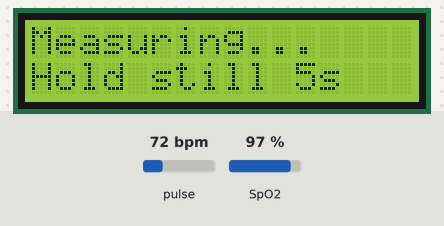
Recording of a sketch running on a simulated ESP32. On the bench: 16×2 character LCD. Inputs (shaded band) come from the test bench; at power-on: pulse 72 bpm, SpO2 97 %. Nothing arrives over Bluetooth unless stated; a phone connects over Bluetooth LE 3 s after start; what the sketch prints to the serial monitor is not drawn.

Above: at 1.2 s.
1.3 s: pulse set to 42 bpm
At 5.6 s:
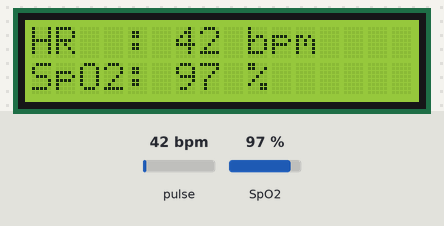
5.8 s: SpO2 set to 80 %
At 6.7 s:
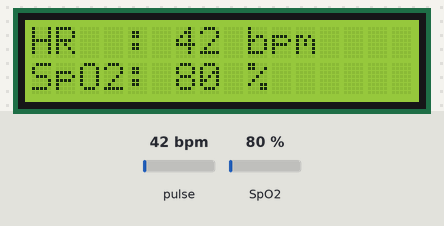
7.6 s: pulse set to 70 bpm
At 9.3 s:
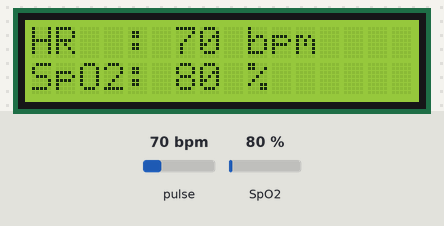
9.6 s: SpO2 set to 85 %
At 10.9 s:
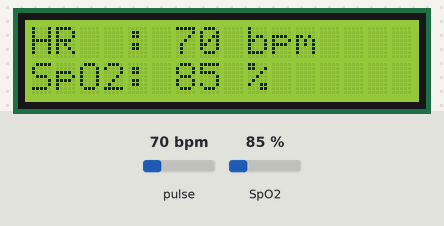
Timing chart, 0 to 12.6 s (numbered marks = the images above; inputs shaded):
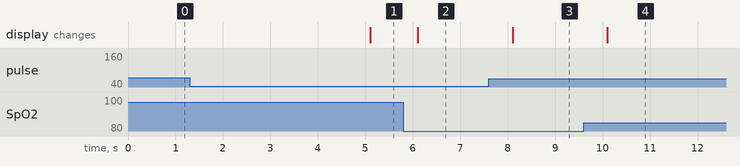

Measured:
- after the input at 1.3 s, the display: changes after 3.8 s (image 1)
- after the input at 5.8 s, the display: changes after 0.30 s (image 2)
- after the input at 7.6 s, the display: changes after 0.50 s (image 3)
- after the input at 9.6 s, the display: changes after 0.50 s (image 4)

The sketch:

MAX30102_LCD.ino
```cpp
// ESP32 + GY-MAX30102 + LCD1602(パラレル接続)
// 心拍数(HR)と血中酸素飽和度(SpO2)をLCDに表示し、BLEで送信する
//
// 【配線】
//   MAX30102: VIN->3.3V, GND->GND, SDA->GPIO21, SCL->GPIO22
//   LCD     : RS->GPIO32, E->GPIO33, D4->GPIO25, D5->GPIO26, D6->GPIO27, D7->GPIO14
//             VDD->5V(VIN), VSS->GND, R/W->GND, VO->可変抵抗中央, A->5V(220Ω), K->GND
//
// 【必要ライブラリ】(ライブラリマネージャからインストール)
//   - SparkFun MAX3010x Pulse and Proximity Sensor Library
//   ※LiquidCrystal / BLE(ESP32) は標準搭載なのでインストール不要
//
// 【BLE】Web Bluetooth 対応のWebアプリ(バイタル入力フォーム)へ HR/SpO2 を通知する。
//   - デバイス名: NursingVitals-<DEVICE_NO>   (複数台使う場合は DEVICE_NO を機器ごとに変える)
//   - 有効な値だけを JSON で notify する:  {"hr":72,"spo2":98} / {"hr":72} / {}
//     → 取得できなかった項目はキー自体を出さない = Web側でフォームを更新しない
//
// ※学習用の電子工作です。医療目的には使えません。

#include <Wire.h>               // I2C通信(MAX30102用)
#include "MAX30105.h"           // センサードライバ(MAX30102も共通)
#include "spo2_algorithm.h"     // HR/SpO2計算アルゴリズム(上記ライブラリに同梱)
#include <LiquidCrystal.h>      // LCDパラレル制御(標準ライブラリ)

#include <BLEDevice.h>          // BLE(ESP32標準)
#include <BLEServer.h>
#include <BLEUtils.h>
#include <BLE2902.h>

// 複数台運用時はこの番号を機器ごとに変える (例: "01", "02", ...)
#define DEVICE_NO "01"

// GATT サービス/特性 UUID (Web側 lib/bluetooth-vitals.ts と一致させること・全機共通)
#define SERVICE_UUID        "4b2de81d-c9d1-4e5a-9b7f-2a6c3d8e1f00"
#define CHARACTERISTIC_UUID "4b2de81d-c9d1-4e5a-9b7f-2a6c3d8e1f01"

// LCDのピン設定: lcd(RS, E, D4, D5, D6, D7)
LiquidCrystal lcd(32, 33, 25, 26, 27, 14);

MAX30105 particleSensor;        // センサーを扱うオブジェクト

// 測定データを溜めるバッファ(100サンプル = 約4秒分)
uint32_t irBuffer[100];         // 赤外線LEDの反射光
uint32_t redBuffer[100];        // 赤色LEDの反射光
const int32_t bufferLength = 100;

int32_t spo2;                   // 計算されたSpO2 [%]
int8_t  validSPO2;              // SpO2が信頼できるか(1=有効)
int32_t heartRate;              // 計算された心拍数 [bpm]
int8_t  validHeartRate;         // 心拍数が信頼できるか(1=有効)

// 指が乗っているかを判定するIR値のしきい値
const uint32_t FINGER_THRESHOLD = 50000;

// BLE
BLECharacteristic *pCharacteristic = nullptr;
bool deviceConnected = false;

// 接続状態を追う。切断されたら再びアドバタイズする。
class ServerCallbacks : public BLEServerCallbacks {
  void onConnect(BLEServer *pServer) override { deviceConnected = true; }
  void onDisconnect(BLEServer *pServer) override {
    deviceConnected = false;
    pServer->getAdvertising()->start();   // 次の接続に備えて再アドバタイズ
  }
};

// 有効な値だけを JSON にして notify する。
void notifyVitals()
{
  if (!deviceConnected || pCharacteristic == nullptr) return;

  bool hrValid   = validHeartRate && heartRate > 30 && heartRate < 220;
  bool spo2Valid = validSPO2 && spo2 > 70 && spo2 <= 100;

  char json[40];
  if (hrValid && spo2Valid) {
    snprintf(json, sizeof(json), "{\"hr\":%ld,\"spo2\":%ld}", (long)heartRate, (long)spo2);
  } else if (hrValid) {
    snprintf(json, sizeof(json), "{\"hr\":%ld}", (long)heartRate);
  } else if (spo2Valid) {
    snprintf(json, sizeof(json), "{\"spo2\":%ld}", (long)spo2);
  } else {
    snprintf(json, sizeof(json), "{}");
  }

  pCharacteristic->setValue((uint8_t *)json, strlen(json));
  pCharacteristic->notify();
}

void setup()
{
  Serial.begin(115200);         // ESP32では115200が一般的
  Wire.begin(21, 22);           // I2C開始: SDA=21, SCL=22

  lcd.begin(16, 2);             // 16文字x2行
  lcd.print("Initializing...");

  // ---- BLE 初期化 ----
  BLEDevice::init("NursingVitals-" DEVICE_NO);
  BLEServer *pServer = BLEDevice::createServer();
  pServer->setCallbacks(new ServerCallbacks());
  BLEService *pService = pServer->createService(SERVICE_UUID);
  pCharacteristic = pService->createCharacteristic(
      CHARACTERISTIC_UUID, BLECharacteristic::PROPERTY_NOTIFY);
  pCharacteristic->addDescriptor(new BLE2902());   // notify購読を可能にする
  pService->start();
  BLEAdvertising *pAdvertising = BLEDevice::getAdvertising();
  pAdvertising->addServiceUUID(SERVICE_UUID);      // サービスUUIDで絞り込めるよう広告
  pAdvertising->setScanResponse(true);
  BLEDevice::startAdvertising();

  // センサーの接続確認(見つからなければエラー表示して停止)
  if (!particleSensor.begin(Wire, I2C_SPEED_FAST)) {
    lcd.clear();
    lcd.print("MAX30102 not");
    lcd.setCursor(0, 1);
    lcd.print("found! Check I2C");
    Serial.println("MAX30102 was not found. Check wiring.");
    while (1);                  // ここで止まる
  }

  // センサーの測定設定
  // setup(LEDの明るさ, サンプル平均, モード, サンプルレート, パルス幅, ADCレンジ)
  //   明るさ60(0-255) / 4回平均 / モード2=Red+IR / 100Hz / 411us / 4096
  particleSensor.setup(60, 4, 2, 100, 411, 4096);

  lcd.clear();
  lcd.print("Place finger");
  lcd.setCursor(0, 1);
  lcd.print("on sensor...");
}

void loop()
{
  // ---- (1) 指が乗るまで待つ ----
  if (particleSensor.getIR() < FINGER_THRESHOLD) {
    lcd.clear();
    lcd.print("Place finger");
    lcd.setCursor(0, 1);
    lcd.print("on sensor...");
    delay(500);
    return;                     // loop()の先頭からやり直し
  }

  lcd.clear();
  lcd.print("Measuring...");
  lcd.setCursor(0, 1);
  lcd.print("Hold still 5s");

  // ---- (2) 最初の100サンプル(約4秒)を読み込む ----
  for (int i = 0; i < bufferLength; i++) {
    while (!particleSensor.available()) {
      particleSensor.check();   // 新しいデータが来るまで待つ
    }
    redBuffer[i] = particleSensor.getRed();
    irBuffer[i]  = particleSensor.getIR();
    particleSensor.nextSample();
  }

  // 100サンプルからHRとSpO2を計算
  maxim_heart_rate_and_oxygen_saturation(
      irBuffer, bufferLength, redBuffer,
      &spo2, &validSPO2, &heartRate, &validHeartRate);

  // ---- (3) 以降は25サンプルずつ入れ替えながら更新し続ける ----
  while (particleSensor.getIR() >= FINGER_THRESHOLD) {

    // 古い25サンプルを捨て、残り75サンプルを前に詰める
    for (int i = 25; i < 100; i++) {
      redBuffer[i - 25] = redBuffer[i];
      irBuffer[i - 25]  = irBuffer[i];
    }

    // 新しい25サンプル(約1秒分)を後ろに追加
    for (int i = 75; i < 100; i++) {
      while (!particleSensor.available()) {
        particleSensor.check();
      }
      redBuffer[i] = particleSensor.getRed();
      irBuffer[i]  = particleSensor.getIR();
      particleSensor.nextSample();
    }

    // 最新の100サンプルで再計算
    maxim_heart_rate_and_oxygen_saturation(
        irBuffer, bufferLength, redBuffer,
        &spo2, &validSPO2, &heartRate, &validHeartRate);

    // ---- (4) LCDに表示 ----
    lcd.clear();

    lcd.setCursor(0, 0);        // 1行目: 心拍数
    lcd.print("HR  : ");
    if (validHeartRate && heartRate > 30 && heartRate < 220) {
      lcd.print(heartRate);
      lcd.print(" bpm");
    } else {
      lcd.print("---");
    }

    lcd.setCursor(0, 1);        // 2行目: SpO2
    lcd.print("SpO2: ");
    if (validSPO2 && spo2 > 70 && spo2 <= 100) {
      lcd.print(spo2);
      lcd.print(" %");
    } else {
      lcd.print("---");
    }

    // ---- (5) BLEで通知(有効な値だけ) ----
    notifyVitals();

    // シリアルモニタにも出力(デバッグ用)
    Serial.print("HR=");
    Serial.print(heartRate);
    Serial.print(" (valid=");
    Serial.print(validHeartRate);
    Serial.print(")  SpO2=");
    Serial.print(spo2);
    Serial.print(" (valid=");
    Serial.print(validSPO2);
    Serial.println(")");
  }
  // 指が離れたら while を抜けて loop() の先頭に戻り、
  // 再び「Place finger」の待機状態になる
}
```
